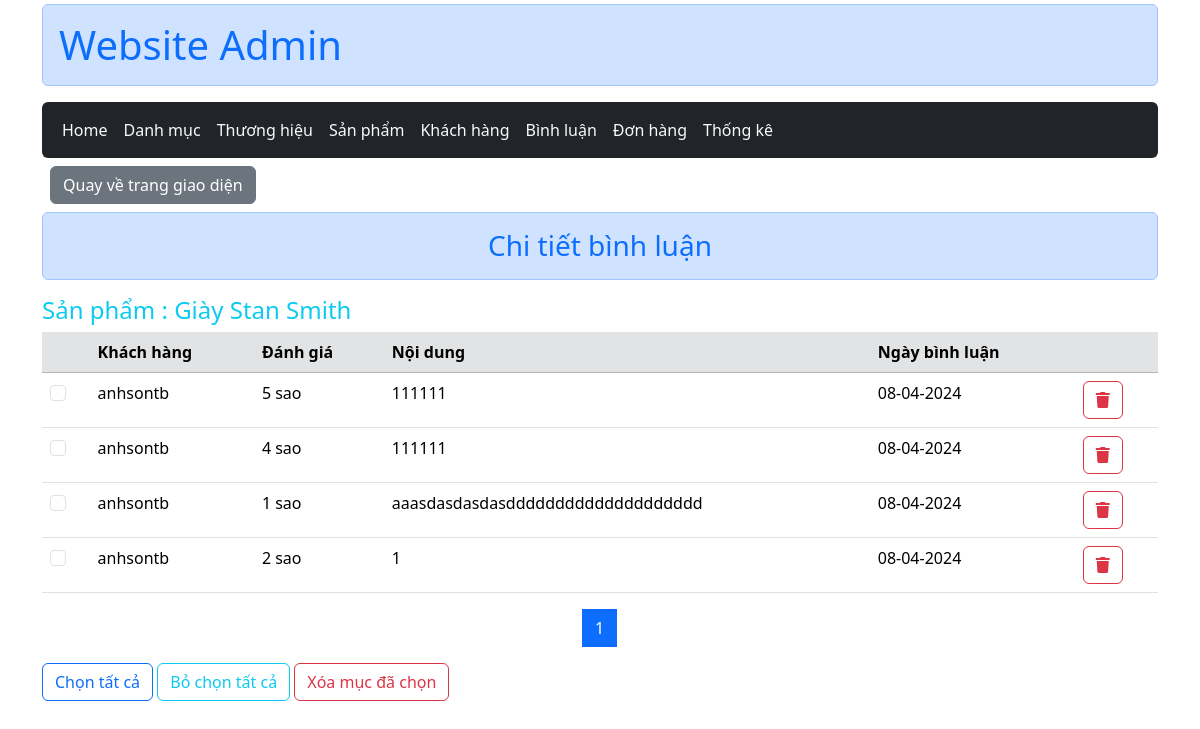
/admin/index.php?act=comment_detail&product_id=50 (signed in), run on the app's committed database.
### tables this page shows
CREATE TABLE `product` (
  `product_id` int(11) NOT NULL,
  `name` varchar(255) NOT NULL,
  `price` int(11) NOT NULL,
  `image` varchar(255) NOT NULL,
  `description` text NOT NULL,
  `sale` int(11) NOT NULL,
  `product_quantity` int(11) NOT NULL,
  `create_at` date NOT NULL,
  `view` int(11) NOT NULL,
  `cate_id` int(11) NOT NULL,
  `brand_id` int(11) NOT NULL
);

CREATE TABLE `comments` (
  `comment_id` int(11) NOT NULL,
  `content` text NOT NULL,
  `date` varchar(50) NOT NULL,
  `rating` int(11) NOT NULL,
  `user_id` int(11) NOT NULL,
  `product_id` int(11) NOT NULL
);

CREATE TABLE `user` (
  `user_id` int(11) NOT NULL,
  `user_name` varchar(50) NOT NULL,
  `password` varchar(20) NOT NULL,
  `fullname` varchar(50) NOT NULL,
  `email` varchar(50) NOT NULL,
  `phone` varchar(11) NOT NULL,
  `address` varchar(50) NOT NULL,
  `role` tinyint(1) DEFAULT 0,
  `create_at` varchar(50) NOT NULL
);

### controller/ControllerAdmin/CommentControl.php (called while the page is built, shortened)
<?php
function select_comment_by_id(){
    $product_id = $_GET['product_id'];
    if(!isset($_GET['page']) || !is_numeric($_GET['page']) || $_GET['page'] <= 1 ){
        $page = 1;
    }else{
        $page = $_GET['page'];
    }
    $quantity = 6;
    $total_comment_product = comments_select_by_product($product_id);
    $list_comment = comments_select_page_product($product_id, $page, $quantity);
    $total_pages =  ceil(count($total_comment_product) / $quantity);
    $product = product_select_by_id($product_id);
    include "comment/detail_comment.php";
}

### model/pdo.php (called while the page is built, shortened)
<?php
    function pdo_get_connection(){
        $servername = "localhost";
        $username = "root";
        $password = "";
        try {
            $conn = new PDO("mysql:host=$servername;dbname=duan1", $username, $password);
            $conn->setAttribute(PDO::ATTR_ERRMODE, PDO::ERRMODE_EXCEPTION);
            return $conn;
        } catch(PDOException $e) {
            echo "Lỗi kết nối : " . $e->getMessage();
        }
    }
    function pdo_query($sql){
        $sql_args = array_slice(func_get_args(),1);
        try{
            $conn = pdo_get_connection();
            $stmt = $conn ->prepare($sql);
            $stmt -> execute($sql_args);
            $rows = $stmt -> fetchAll();
            return $rows;
        }
        catch(PDOException $e){
            throw $e;
        }
        finally{
            unset($conn);
        }
    }
        function pdo_query_one($sql){
            $sql_args = array_slice(func_get_args(), 1);
            try{
                $conn = pdo_get_connection();
                $stmt = $conn->prepare($sql);
                $stmt->execute($sql_args);
                $row = $stmt->fetch(PDO::FETCH_ASSOC);
                return $row;
            }
            catch(PDOException $e){
                throw $e;
            }
            finally{
                unset($conn);
            }
    }
?>

### model/product.php (called while the page is built, shortened)
<?php
function product_select_by_id($product_id){
    $sql = "SELECT * from product  where product_id  = ? ";
    return pdo_query_one($sql, $product_id);
}

### model/comment.php (called while the page is built, shortened)
<?php
function comments_select_by_product($product_id){
    $sql = "SELECT c.*, user_name FROM comments c JOIN product p ON p.product_id=c.product_id
                                                JOIN  user u on u.user_id  = c.user_id
            WHERE c.product_id=? ORDER BY comment_id DESC ";
    return pdo_query($sql, $product_id);
}
function comments_select_page_product($product_id,$page, $quantity){
    $start = ($page -1)* $quantity;
    $sql = "SELECT c.*, user_name FROM comments c JOIN product p ON p.product_id=c.product_id
            JOIN  user u on u.user_id  = c.user_id
            WHERE c.product_id=? ORDER BY comment_id DESC
            limit $start, $quantity";
    return pdo_query($sql,$product_id);
}

### admin/comment/detail_comment.php (the view, shortened to what this page needs)
<main class="container_">
    <h3 class="alert alert-primary text-primary text-center"> Chi tiết bình luận   </h3>
    <h4 class="text-info">Sản phẩm : <?=$product['name'] ?></h4>
    <form action="index.php?act=delete_comment_by_checkbox" method="post">
        <table class="table table-hover">
            <thead  class="table-secondary" >
                <tr>
                    <th></th>
                    <th>Khách hàng</th>
                    <th>Đánh giá</th>                                                                                                      </th>
                    <th>Nội dung</th>                                                                                                      </th>
                    <th>Ngày bình luận</th>
                    <th></th>
                </tr>
            </thead>
            <tbody>
                <?php
                    foreach($list_comment as $comment) :
                ?>
                    <tr>
                        <td> <input class="form-check-input" name="comments_id[]" type="checkbox" value="<?= $comment['comment_id'] ?>" ></td>
                        <td><?= $comment['user_name']?></td>
                        <td><?= $comment['rating']?> sao</td>
                        <td><?= $comment['content']?></td>
                        <td><?= $comment['date']?></td>
                        <td>
                            <a href="index.php?act=delete_comment&comment_id=<?= $comment['comment_id'] ?>" class="btn btn-outline-danger fw-medium" onclick="return confirm('Xác nhận xóa')"><i class="fas fa-trash"></i></a>
                        </td>
                    </tr>
                <?php endforeach?>
            </tbody>
        </table>
        <div aria-label="Page navigation example" class="chuyentrang">
            <ul class="pagination justify-content-center" >
                <?php
                for ($i = 1; $i <= $total_pages; $i++) {
                    $page = isset($page) && !empty($page) ? $page : 1;
                ?>
                    <li class="page-item">
                    <a class="page-link <?= $page == $i ? 'active' : '' ?>" href="?act=comment_detail&product_id=<?=$product['product_id'] ?>&page=<?= $i ?>"><?= $i ?></a>
                    </li>
                <?php } ?>
            </ul>
        </div>
        <div class="form-group">
            <button name="" id="btnclick" class="btn btn-outline-primary fw-medium">Chọn tất cả</button>
            <button type="reset"  class="btn btn-outline-info fw-medium">Bỏ chọn tất cả</button>
            <input type="submit" name="delete_btn"  class="btn btn-outline-danger fw-medium" value="Xóa mục đã chọn">
        </div>
    </form>
</main>

### data on the page
product: name "Giày Stan Smith"
comments: user.user_name "anhsontb", rating "5", content "111111", date "08-04-2024"
comments: user.user_name "anhsontb", rating "4", content "111111", date "08-04-2024"
comments: user.user_name "anhsontb", rating "1", content "aaasdasdasdasdddddddddddddddddddd", date "08-04-2024"
comments: user.user_name "anhsontb", rating "2", content "1", date "08-04-2024"
